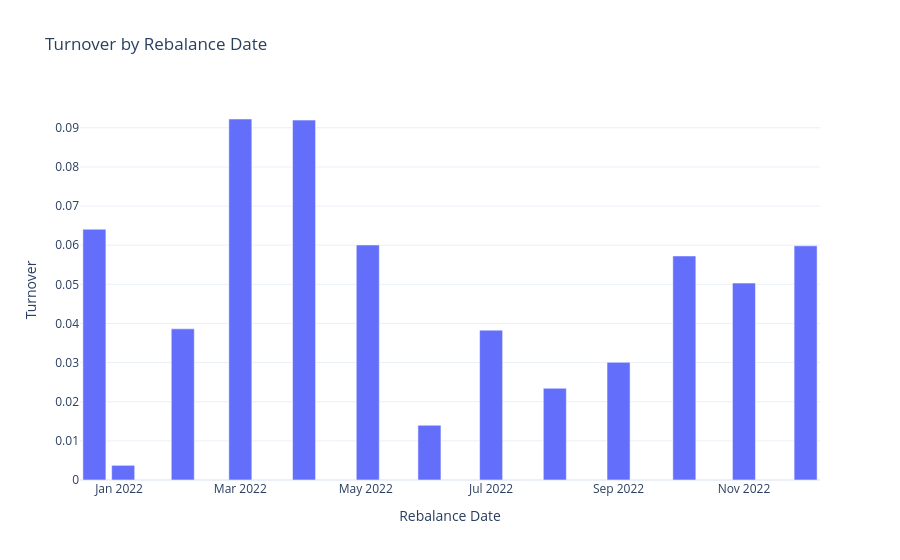
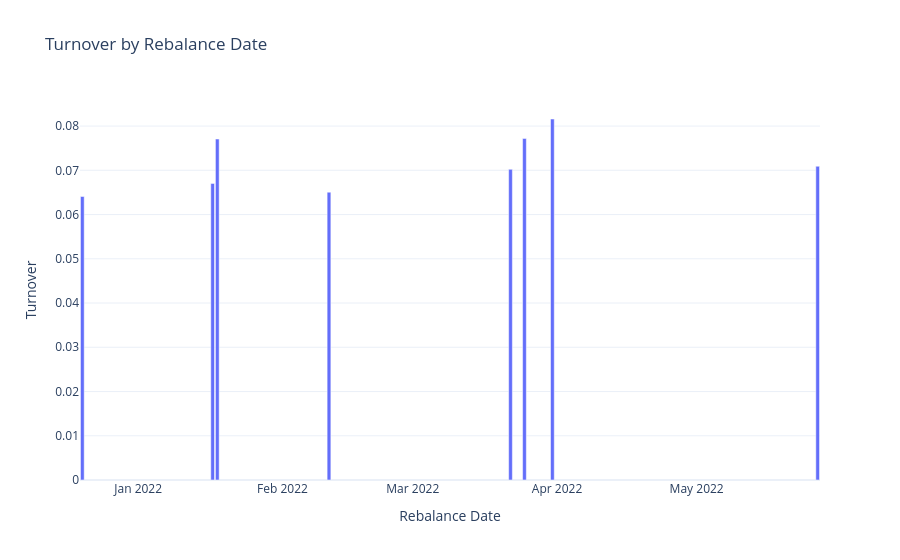

Notebook code cell kept with these figures, in order:
### Markdown cell above
## 4. Compare Turnover

### Code cell
calendar_turnover = pd.Series(
    calendar_hrp['rebalance_log']['turnover'].values,
    index=pd.to_datetime(calendar_hrp['rebalance_log']['rebalance_date']),
    name='Calendar Turnover',
) if not calendar_hrp['rebalance_log'].empty else pd.Series(dtype=float)

threshold_turnover = pd.Series(
    threshold_hrp['rebalance_log']['turnover'].values,
    index=pd.to_datetime(threshold_hrp['rebalance_log']['rebalance_date']),
    name='Threshold Turnover',
) if not threshold_hrp['rebalance_log'].empty else pd.Series(dtype=float)

if not calendar_turnover.empty:
    plot_turnover_series(calendar_turnover).show()
if not threshold_turnover.empty:
    plot_turnover_series(threshold_turnover).show()

### Figure 1 — Plotly figure (JSON) as saved in the notebook; plotly's stock layout.template omitted (floating-point values rounded to 4 significant figures)
{"data": [{"name": "Turnover", "type": "bar", "x": ["2021-12-20T00:00:00.000000000", "2022-01-03T00:00:00.000000000", "2022-02-01T00:00:00.000000000", "2022-03-01T00:00:00.000000000", "2022-04-01T00:00:00.000000000", "2022-05-02T00:00:00.000000000", "2022-06-01T00:00:00.000000000", "2022-07-01T00:00:00.000000000", "2022-08-01T00:00:00.000000000", "2022-09-01T00:00:00.000000000", "2022-10-03T00:00:00.000000000", "2022-11-01T00:00:00.000000000", "2022-12-01T00:00:00.000000000"], "y": [0.06408, 0.003749, 0.03863, 0.09225, 0.09197, 0.06006, 0.01398, 0.0383, 0.02344, 0.03006, 0.05725, 0.05032, 0.05985]}], "layout": {"title": {"text": "Turnover by Rebalance Date"}, "xaxis": {"title": {"text": "Rebalance Date"}}, "yaxis": {"title": {"text": "Turnover"}}}}

### Figure 2 — Plotly figure (JSON) as saved in the notebook; plotly's stock layout.template omitted (floating-point values rounded to 4 significant figures)
{"data": [{"name": "Turnover", "type": "bar", "x": ["2021-12-20T00:00:00.000000000", "2022-01-17T00:00:00.000000000", "2022-01-18T00:00:00.000000000", "2022-02-11T00:00:00.000000000", "2022-03-22T00:00:00.000000000", "2022-03-25T00:00:00.000000000", "2022-03-31T00:00:00.000000000", "2022-05-27T00:00:00.000000000"], "y": [0.06408, 0.06704, 0.07707, 0.06506, 0.07022, 0.0772, 0.0816, 0.07092]}], "layout": {"title": {"text": "Turnover by Rebalance Date"}, "xaxis": {"title": {"text": "Rebalance Date"}}, "yaxis": {"title": {"text": "Turnover"}}}}
